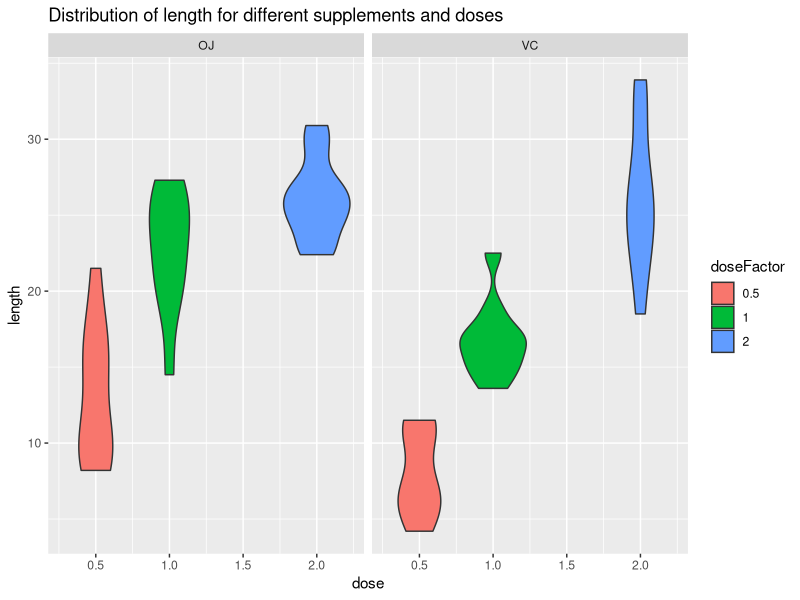
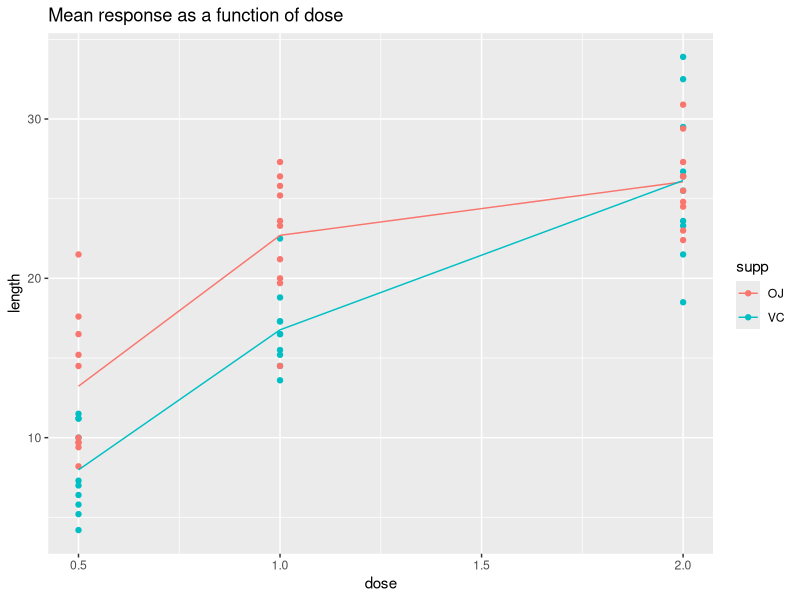

Source code (R) for these figures, in order:
## ---- chunk 1
knitr::opts_chunk$set(echo = TRUE, fig.width = 5.5, fig.height = 3)
## ---- chunk 2
data(ToothGrowth)
ToothGrowth$doseFactor <- as.factor(ToothGrowth$dose)

library(ggplot2)

g <- ggplot(data = ToothGrowth, mapping = aes(x = dose, y = len, 
                                              group = doseFactor, fill = doseFactor)) +
    facet_grid(. ~ supp) + geom_violin() +
    labs(title = "Distribution of length for different supplements and doses", y = "length")
g
## ---- chunk 3
library(dplyr)
avgToothGrowth <- ToothGrowth %>% group_by(supp, dose) %>% 
    summarize(avgLen = mean(len), sdLen = sd(len), count = n())
g <- ggplot() + 
    geom_point(data = ToothGrowth, 
               mapping = aes(x = dose, y = len, color = supp)) +
    geom_line(data = avgToothGrowth, 
              mapping = aes(x = dose, y = avgLen, color = supp)) +
    labs(title = "Mean response as a function of dose", y = "length")
g
## ---- chunk 4
avgToothGrowth
## ---- chunk 5
probError1 = 0.025
## ---- chunk 6
x <- ToothGrowth[ToothGrowth$supp == "OJ" & ToothGrowth$dose == 0.5, "len"]
y <- ToothGrowth[ToothGrowth$supp == "VC" & ToothGrowth$dose == 0.5, "len"]
testRes <- t.test(x, y, 
                  alternative = "two.sided", paired = FALSE, 
                  var.equal = FALSE, conf.level = 0.975)
testRes$conf.int
## ---- chunk 7
x <- ToothGrowth[ToothGrowth$supp == "OJ" & ToothGrowth$dose == 1.0, "len"]
y <- ToothGrowth[ToothGrowth$supp == "VC" & ToothGrowth$dose == 1.0, "len"]
testRes <- t.test(x, y, 
                  alternative = "two.sided", paired = FALSE, 
                  var.equal = FALSE, conf.level = 0.975)
testRes$conf.int
## ---- chunk 8
x <- ToothGrowth[ToothGrowth$supp == "OJ" & ToothGrowth$dose == 2.0, "len"]
y <- ToothGrowth[ToothGrowth$supp == "VC" & ToothGrowth$dose == 2.0, "len"]
testRes <- t.test(x, y, 
                  alternative = "two.sided", paired = FALSE, 
                  var.equal = FALSE, conf.level = 0.975)
testRes$conf.int
## ---- chunk 9
probError2 = 0.05
## ---- chunk 10
x <- ToothGrowth[ToothGrowth$supp == "OJ" & ToothGrowth$dose == 1.0, "len"]
y <- ToothGrowth[ToothGrowth$supp == "OJ" & ToothGrowth$dose == 0.5, "len"]
testRes <- t.test(x, y, 
                  alternative = "two.sided", paired = FALSE, 
                  var.equal = FALSE, conf.level = 0.95)
testRes$conf.int
## ---- chunk 11
x <- ToothGrowth[ToothGrowth$supp == "VC" & ToothGrowth$dose == 1.0, "len"]
y <- ToothGrowth[ToothGrowth$supp == "VC" & ToothGrowth$dose == 0.5, "len"]
testRes <- t.test(x, y, 
                  alternative = "two.sided", paired = FALSE, 
                  var.equal = FALSE, conf.level = 0.95)
testRes$conf.int
## ---- chunk 12
x <- ToothGrowth[ToothGrowth$supp == "OJ" & ToothGrowth$dose == 2.0, "len"]
y <- ToothGrowth[ToothGrowth$supp == "OJ" & ToothGrowth$dose == 1.0, "len"]
testRes <- t.test(x, y, 
                  alternative = "two.sided", paired = FALSE, 
                  var.equal = FALSE, conf.level = 0.95)
testRes$conf.int
## ---- chunk 13
x <- ToothGrowth[ToothGrowth$supp == "VC" & ToothGrowth$dose == 2.0, "len"]
y <- ToothGrowth[ToothGrowth$supp == "VC" & ToothGrowth$dose == 1.0, "len"]
testRes <- t.test(x, y, 
                  alternative = "two.sided", paired = FALSE, 
                  var.equal = FALSE, conf.level = 0.95)
testRes$conf.int
